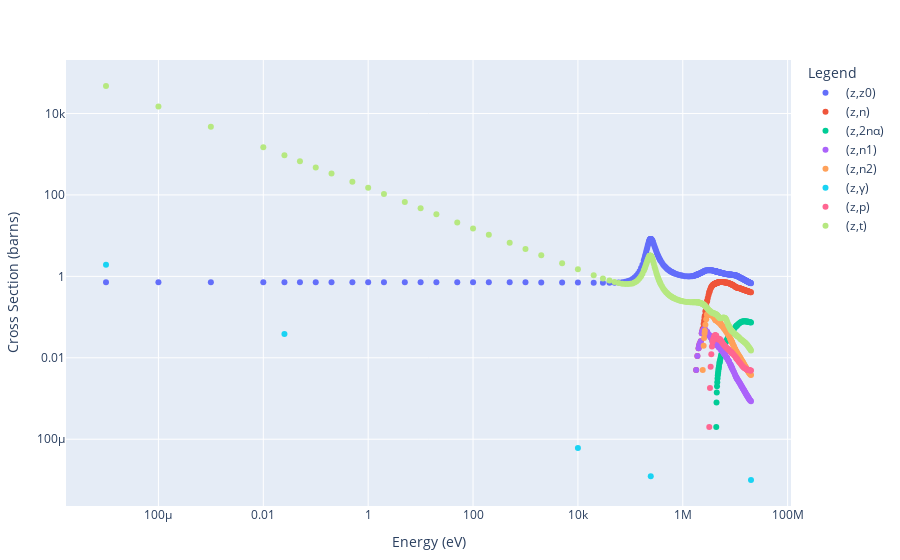

Notebook code cell kept with this figure:
### Markdown cell above
The same problem can also be seen below. How is this?

### Code cell
plot_cross_sections("neutron", [3,6], "endf")
